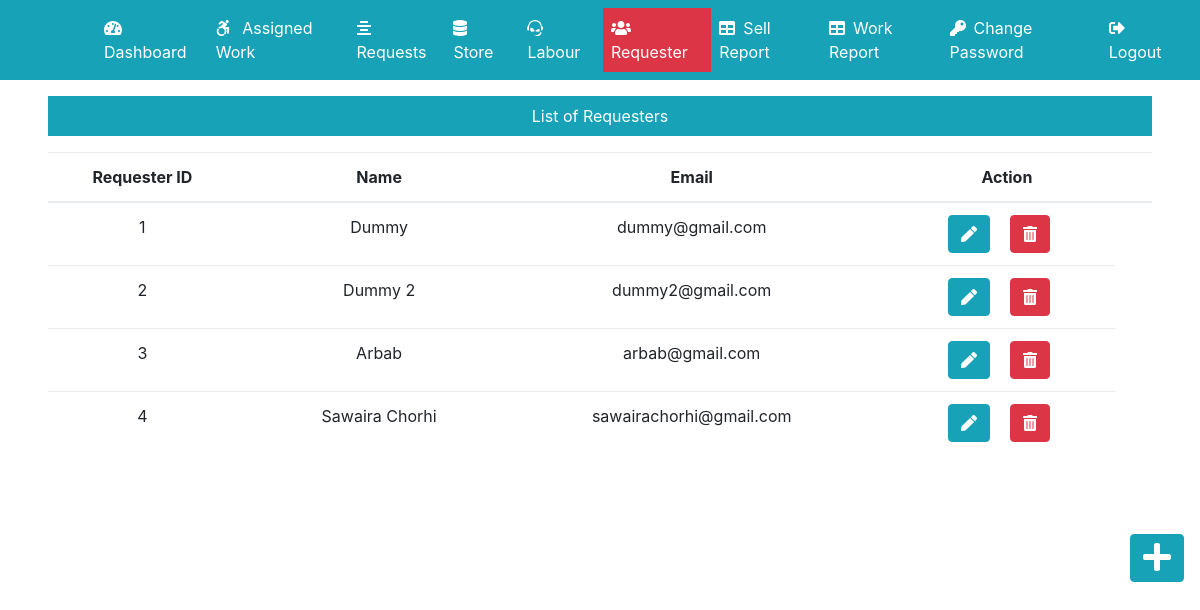
/Admin/requester.php (signed in), run on the app's committed database.
### tables this page shows
CREATE TABLE `requsterlogin_tb` (
  `r_login_id` int(11) NOT NULL,
  `r_name` varchar(60) NOT NULL,
  `r_email` varchar(60) NOT NULL,
  `r_password` varchar(60) NOT NULL
);

### Admin/requester.php (the view, shortened to what this page needs)
<?php
include('../dbConnection.php');
include('includes/header.php');
?>
<div class="col-sm-9 col-md-12 mt-5 text-center p-5">
  <p class="bg-info text-white p-2">List of Requesters</p>
   <?php
    $sql = "SELECT * FROM requsterlogin_tb";
    $result = $conn->query($sql);
    if($result->num_rows > 0){
        echo '<table class="table">';
         echo '<thead>';
           echo '<tr>';
             echo '<th scope="col">Requester ID<th>';
             echo '<th scope="col">Name<th>';
             echo '<th scope="col">Email<th>';
             echo '<th scope="col">Action<th>';
           echo '</tr>';
         echo '</thead>';
         echo '<tbody>';
          while ($row = $result->fetch_assoc()) {
              echo '<tr>';
               echo '<td>'.$row["r_login_id"].'</td>';
               echo '<td></td>';
               echo '<td>'.$row["r_name"].'</td>';
               echo '<td></td>';
               echo '<td>'.$row["r_email"].'</td>';
               echo '<td></td>';
               echo '<td>';
               echo '<form action="editreq.php" method="POST" class="d-inline">';
                   echo '<input type="hidden" name="id" value='.$row["r_login_id"].'>
                   <button type="submit" class="btn btn-info  mr-3" name= "edit" value ="Edit"><i class="fas fa-pen"></i></button>';
                 echo '</form>';
                 echo '<form action="" method="POST" class="d-inline">';
                   echo '<input type="hidden" name="id" value='.$row["r_login_id"].'>
                   <button type="submit" class="btn btn-danger  mr-3" name= "delete" value ="Delete"><i class="fas fa-trash-alt"></i></button>';
                 echo '</form>';
               echo '</td>';
              echo '</tr>';
          }
        echo '</table>';
    }else{
        echo 'NO Requests';
    }
   ?>
</div>
<div class="float-right"><a href="insertreq.php" class="btn btn-info m-3"><i class="fas fa-plus fa-2x"></i></a></div>
<?php
 include('includes/footer.php')
?>

### css/custom.css (style rules this page uses)
a { color: black: }

### data on the page
requsterlogin_tb: r_login_id "1", r_name "Dummy", r_email "dummy@gmail.com"
requsterlogin_tb: r_login_id "2", r_name "Dummy 2", r_email "dummy2@gmail.com"
requsterlogin_tb: r_login_id "3", r_name "Arbab", r_email "arbab@gmail.com"
requsterlogin_tb: r_login_id "4", r_name "Sawaira Chorhi", r_email "sawairachorhi@gmail.com"
